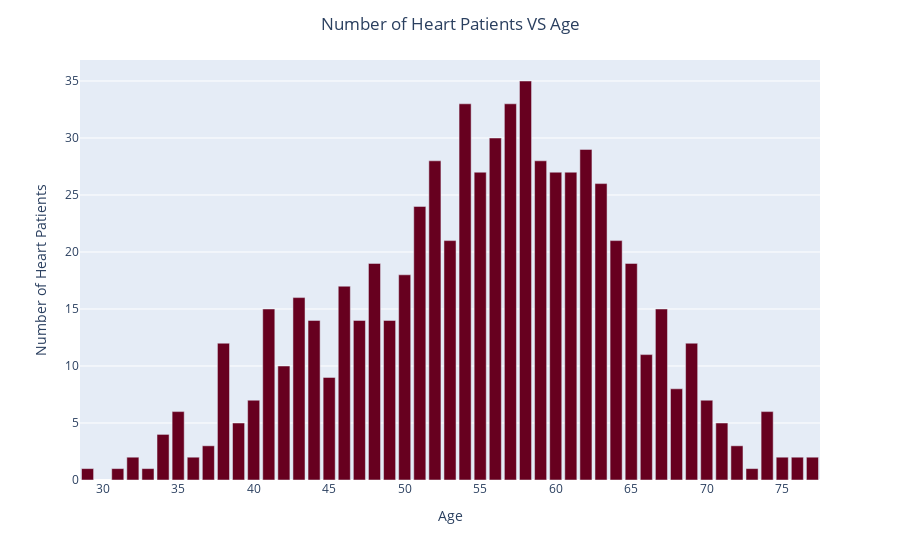

The notebook cell this image was saved under:
### Markdown cell above
### Barplot of Age VS Number of Heart Patients
Now lets look how the number of heart patiensts are distributed in terms of age

### Code cell
df1 = df[['age', 'target']]
df1 = df1[df1['target']==1]
df1 = pd.DataFrame(df1.groupby('age')['target'].count())

fig = px.bar(df1, x=df1.index, y="target", color_discrete_sequence=px.colors.sequential.RdBu)
fig.update_layout(
    xaxis_title="Age",
    yaxis_title="Number of Heart Patients",
    title="Number of Heart Patients VS Age"
)
fig.update_layout(title_x=0.5)
fig.show()

### Figure 1 — Plotly figure (JSON) as saved in the notebook; plotly's stock layout.template omitted (floating-point values rounded to 4 significant figures)
{"data": [{"alignmentgroup": "True", "hovertemplate": "age=%{x}<br>target=%{y}<extra></extra>", "legendgroup": "", "marker": {"color": "rgb(103,0,31)", "pattern": {"shape": ""}}, "name": "", "offsetgroup": "", "orientation": "v", "showlegend": false, "textposition": "auto", "type": "bar", "x": [29, 31, 32, 33, 34, 35, 36, 37, 38, 39, 40, 41, 42, 43, 44, 45, 46, 47, 48, 49, 50, 51, 52, 53, 54, 55, 56, 57, 58, 59, 60, 61, 62, 63, 64, 65, 66, 67, 68, 69, 70, 71, 72, 73, 74, 75, 76, 77], "xaxis": "x", "y": [1, 1, 2, 1, 4, 6, 2, 3, 12, 5, 7, 15, 10, 16, 14, 9, 17, 14, 19, 14, 18, 24, 28, 21, 33, 27, 30, 33, 35, 28, 27, 27, 29, 26, 21, 19, 11, 15, 8, 12, 7, 5, 3, 1, 6, 2, 2, 2], "yaxis": "y"}], "layout": {"barmode": "relative", "legend": {"tracegroupgap": 0}, "margin": {"t": 60}, "title": {"text": "Number of Heart Patients VS Age", "x": 0.5}, "xaxis": {"anchor": "y", "domain": [0, 1], "title": {"text": "Age"}}, "yaxis": {"anchor": "x", "domain": [0, 1], "title": {"text": "Number of Heart Patients"}}}}
